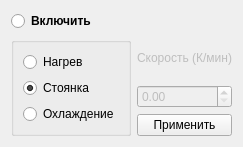
<?xml version="1.0" encoding="UTF-8"?>
<ui version="4.0">
 <class>ConstVelocityWidget</class>
 <widget class="QWidget" name="ConstVelocityWidget">
  <property name="geometry">
   <rect>
    <x>0</x>
    <y>0</y>
    <width>224</width>
    <height>126</height>
   </rect>
  </property>
  <property name="windowTitle">
   <string>Form</string>
  </property>
  <layout class="QVBoxLayout" name="verticalLayout_3">
   <item>
    <widget class="QRadioButton" name="enableWidget">
     <property name="font">
      <font>
       <weight>75</weight>
       <bold>true</bold>
      </font>
     </property>
     <property name="text">
      <string>Включить</string>
     </property>
    </widget>
   </item>
   <item>
    <layout class="QHBoxLayout" name="horizontalLayout">
     <item>
      <widget class="QGroupBox" name="directionGroupBox">
       <property name="title">
        <string/>
       </property>
       <layout class="QVBoxLayout" name="verticalLayout">
        <item>
         <widget class="QRadioButton" name="heatRadioButton">
          <property name="text">
           <string>Нагрев</string>
          </property>
          <property name="checked">
           <bool>false</bool>
          </property>
         </widget>
        </item>
        <item>
         <widget class="QRadioButton" name="curTemperatureRadioButton">
          <property name="text">
           <string>Стоянка</string>
          </property>
          <property name="checked">
           <bool>true</bool>
          </property>
         </widget>
        </item>
        <item>
         <widget class="QRadioButton" name="coolRadioButton">
          <property name="text">
           <string>Охлаждение</string>
          </property>
         </widget>
        </item>
       </layout>
      </widget>
     </item>
     <item>
      <layout class="QVBoxLayout" name="verticalLayout_2">
       <item>
        <widget class="QLabel" name="velocityLabel">
         <property name="enabled">
          <bool>false</bool>
         </property>
         <property name="text">
          <string>Скорость (К/мин)</string>
         </property>
        </widget>
       </item>
       <item>
        <widget class="QDoubleSpinBox" name="velocitySpinBox">
         <property name="enabled">
          <bool>false</bool>
         </property>
         <property name="font">
          <font>
           <kerning>true</kerning>
          </font>
         </property>
         <property name="accelerated">
          <bool>true</bool>
         </property>
         <property name="suffix">
          <string/>
         </property>
         <property name="singleStep">
          <double>0.500000000000000</double>
         </property>
        </widget>
       </item>
       <item>
        <widget class="QPushButton" name="acceptButton">
         <property name="text">
          <string>Применить</string>
         </property>
        </widget>
       </item>
      </layout>
     </item>
    </layout>
   </item>
  </layout>
 </widget>
 <resources/>
 <connections/>
</ui>
